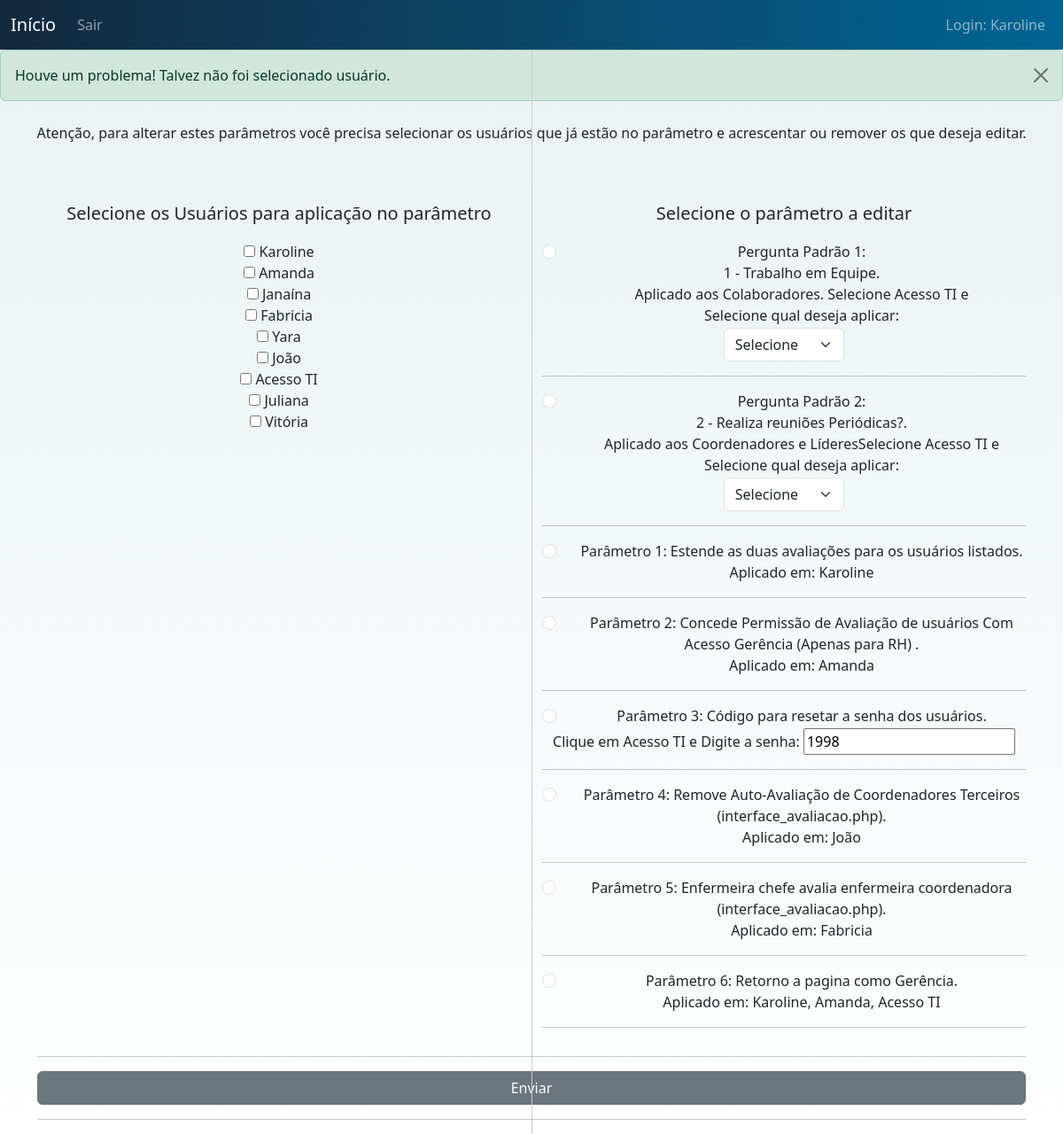
Screenshot of /pages/parametros.php?retorno=1.1 (signed in) with the database file from the repository.
### tables this page shows
CREATE TABLE `usuario` (
  `idusuario` int(11) NOT NULL,
  `nomecompleto` varchar(255) NOT NULL,
  `situacao` int(11) NOT NULL,
  `cargo` varchar(255) NOT NULL,
  `senha` longtext NOT NULL,
  `lider` int(11) NOT NULL,
  `avaliador` int(11) NOT NULL,
  `emancipado` int(11) NOT NULL,
  `setorid` int(11) NOT NULL
);

CREATE TABLE `pergunta` (
  `id` int(11) NOT NULL,
  `pergunta1` varchar(255) DEFAULT NULL,
  `pergunta2` varchar(255) DEFAULT NULL,
  `pergunta3` varchar(255) DEFAULT NULL,
  `pergunta4` varchar(255) DEFAULT NULL,
  `pergunta5` varchar(255) DEFAULT NULL,
  `pergunta6` varchar(255) DEFAULT NULL,
  `pergunta7` varchar(255) DEFAULT NULL,
  `pergunta8` varchar(255) DEFAULT NULL,
  `pergunta9` varchar(255) DEFAULT NULL,
  `pergunta10` varchar(255) DEFAULT NULL
);

CREATE TABLE `delega_acoes` (
  `id` int(11) NOT NULL,
  `pergunta1` int(11) NOT NULL,
  `pergunta2` int(11) NOT NULL,
  `ds_ano_vigente` varchar(255) NOT NULL,
  `ano_vigente` int(255) NOT NULL,
  `ds_gerente` varchar(255) NOT NULL,
  `gerente` varchar(255) DEFAULT NULL,
  `ds_concede` varchar(255) NOT NULL,
  `concede_usuario` varchar(255) DEFAULT NULL,
  `ds_esqueci_senha` varchar(255) NOT NULL,
  `esqueci_senha` int(11) NOT NULL,
  `ds_terceiro` varchar(255) NOT NULL,
  `terceiro` varchar(255) NOT NULL,
  `ds_enfermagem` varchar(255) NOT NULL,
  `enfermagem` varchar(255) NOT NULL,
  `ds_retorno_pagina` varchar(255) NOT NULL,
  `retorno_pagina` varchar(255) NOT NULL
);

### pages/parametros.php (the view, shortened to what this page needs)
<?php require_once('../conexao.php');
if (isset($_SESSION['login']) && $_SESSION['login'] == 1) {
  $id_login = $_SESSION['id'];
  $usu_login_sql = "SELECT * FROM usuario where idusuario = $id_login";
  $usu_login_query = mysqli_query($conexao, $usu_login_sql);
  while ($usu_login_fetch = mysqli_fetch_assoc($usu_login_query)) {
  $usu_login = $usu_login_fetch['nomecompleto'];
  }
?>
<!DOCTYPE html>
<html lang="pt-br">
<head>
  <link href="https://cdn.jsdelivr.net/npm/bootstrap@5.3.1/dist/css/bootstrap.min.css" rel="stylesheet"
>
  <link rel="stylesheet" type="text/css" href="../css/style_login.css">
</head>
<body>
  <div>
    <nav class="navbar navbar-expand-lg bg-body-tertiary bg-dark" data-bs-theme="dark">
      <div class="container-fluid">
      <a class="navbar-brand" href="avaliacoes/avaliacoes_gerencia.php">Início</a>
        <div class="collapse navbar-collapse" id="navbarNavDropdown">
          <ul class="navbar-nav">
            <li class="nav-item">
              <a class="nav-link" href="sair.php">Sair</a>
            </li>
          </ul>
        </div>
        <ul class="navbar-nav text-end">
                <li class="nav-item">
                  <a class="nav-link">Login: <?=$usu_login?></a>
                </li>
              </ul>
      </div>
    </nav>
  </div>
  <div id="alertas">
        <?php if(isset($_GET['retorno'])==true && $_GET['retorno']==1){ ?>
        <div class="alert alert-success alert-dismissible fade show" role="alert">
          <span>Parâmetro Salvo!</span>
          <button type="button" class="btn-close" data-bs-dismiss="alert"></button>
        </div>
        <?php } if(isset($_GET['retorno'])==true && $_GET['retorno']==1.1){ ?>
        <div class="alert alert-success alert-dismissible fade show" role="alert">
          <span>Houve um problema! Talvez não foi selecionado usuário.</span>
          <button type="button" class="btn-close" data-bs-dismiss="alert"></button>
        </div>
        <?php } ?>
  </div>
  <p class="text-center pt-2">Atenção, para alterar estes parâmetros você precisa selecionar os usuários que já estão no parâmetro e acrescentar ou remover os que deseja editar.</p>
  <div class="container text-center">
  <form action="/funcoes/parametros.php" method="post">
  <div class="row">
    <div class="col pt-5">
<p class="fs-5"> Selecione os Usuários para aplicação no parâmetro </p>
<?php
    $usu_sql = "SELECT * FROM usuario where lider in(1,2)";
    $usu_query = mysqli_query($conexao, $usu_sql);
    while ($usu_fetch = mysqli_fetch_assoc($usu_query)) {
        $usu_edt = $usu_fetch['nomecompleto'];
        $id_edt = $usu_fetch['idusuario'];
    $usuarios = [['id' => $id_edt, 'nome' => $usu_edt]];
    foreach ($usuarios as $usuario) {
        echo '<input type="checkbox" name="usu_parametro[]" value="' . $usuario['id'] . '"> ' . $usuario['nome'] . '<br>';
    }
}?>
    </div>
    <div class="col pt-5">
    <p class="fs-5"> Selecione o parâmetro a editar </p>
<?php
$param_sql = "SELECT * FROM delega_acoes";
$param_query = mysqli_query($conexao, $param_sql);
while ($param_fetch = mysqli_fetch_assoc($param_query)) {
    $pergunta1 = $param_fetch['pergunta1'];
    $pergunta2 = $param_fetch['pergunta2'];
    $ds_gerente = $param_fetch['ds_gerente'];
    $gerente = $param_fetch['gerente'];
    $ds_concede = $param_fetch['ds_concede'];
    $concede_usuario = $param_fetch['concede_usuario'];
    $ds_esqueci_senha = $param_fetch['ds_esqueci_senha'];
    $esqueci_senha = $param_fetch['esqueci_senha'];
    $ds_terceiro = $param_fetch['ds_terceiro'];
    $terceiro = $param_fetch['terceiro'];
    $ds_enfermagem = $param_fetch['ds_enfermagem'];
    $enfermagem = $param_fetch['enfermagem'];
    $ds_retorno_pagina = $param_fetch['ds_retorno_pagina'];
    $retorno_pagina = $param_fetch['retorno_pagina'];
}
$param_sql = "SELECT * FROM pergunta where id = $pergunta1";
$param_query = mysqli_query($conexao, $param_sql);
while ($param_fetch = mysqli_fetch_assoc($param_query)) {
  $ds_pergunta1 = $param_fetch['pergunta1'];
  $pergunta1 = $param_fetch['id'];
}
       echo "<div class='form-check'><input class='form-check-input' type='radio' value='7' name='flexRadioDefault' id='flexRadioDefault7'>
             <label class='form-check-label ms-3' for='flexRadioDefault7'>Pergunta Padrão 1: <br> $pergunta1 - $ds_pergunta1. <br> Aplicado aos Colaboradores. Selecione Acesso TI e <br> Selecione qual deseja aplicar:</label></div>";
?>              <div class="d-flex justify-content-evenly" ><select class="form-select w-25" name="pergunta1" id="pergunta1">
                <option value=''>Selecione</option>
              </select></div><hr>
<?php
$param_sql = "SELECT * FROM pergunta where id = $pergunta2";
$param_query = mysqli_query($conexao, $param_sql);
while ($param_fetch = mysqli_fetch_assoc($param_query)) {
  $ds_pergunta2 = $param_fetch['pergunta1'];
  $pergunta2 = $param_fetch['id'];
}
       echo "<div class='form-check'><input class='form-check-input' type='radio' value='8' name='flexRadioDefault' id='flexRadioDefault8'>
             <label class='form-check-label ms-3' for='flexRadioDefault8'>Pergunta Padrão 2: <br> $pergunta2 - $ds_pergunta2. <br> Aplicado aos Coordenadores e LíderesSelecione Acesso TI e <br> Selecione qual deseja aplicar:</label></div>";
?>              <div class="d-flex justify-content-evenly" ><select class="form-select w-25" name="pergunta2" id="pergunta2">
                <option value=''>Selecione</option>
              </select></div><hr>
<?php
$usu_sql = "SELECT * FROM usuario where idusuario in($gerente)";
$usu_query = mysqli_query($conexao, $usu_sql);
$nomes_completos = array();
while ($usu_fetch = mysqli_fetch_assoc($usu_query)) {
    $usu_edt = $usu_fetch['nomecompleto'];
    $nomes_completos[] = $usu_edt;
}
$nomes_concatenados = implode(', ', $nomes_completos);
       echo "<div class='form-check'><input class='form-check-input' type='radio' value='1' name='flexRadioDefault' id='flexRadioDefault1'>
             <label class='form-check-label ms-3' for='flexRadioDefault1'>Parâmetro 1: $ds_gerente. <br> Aplicado em: $nomes_concatenados</label></div><hr>";
$usu_sql = "SELECT * FROM usuario where idusuario in($concede_usuario)";
$usu_query = mysqli_query($conexao, $usu_sql);
$nomes_completos = array();
while ($usu_fetch = mysqli_fetch_assoc($usu_query)) {
    $usu_edt = $usu_fetch['nomecompleto'];
    $nomes_completos[] = $usu_edt;
}
$nomes_concatenados = implode(', ', $nomes_completos);
       echo "<div class='form-check'><input class='form-check-input' type='radio' value='2' name='flexRadioDefault' id='flexRadioDefault2'>
             <label class='form-check-label ms-3' for='flexRadioDefault2'>Parâmetro 2: $ds_concede. <br> Aplicado em: $nomes_concatenados</label></div><hr>";
       echo "<div class='form-check'>
       <input class='form-check-input' type='radio' value='3' name='flexRadioDefault' id='flexRadioDefault3'>
       <label class='form-check-label ms-3' for='flexRadioDefault3'>Parâmetro 3: $ds_esqueci_senha. <br> </label></div>Clique em Acesso TI e Digite a senha: <input type='number' name='codigo' value='$esqueci_senha'><hr>";
$usu_sql = "SELECT * FROM usuario where idusuario in($terceiro)";
$usu_query = mysqli_query($conexao, $usu_sql);
$nomes_completos = array();
while ($usu_fetch = mysqli_fetch_assoc($usu_query)) {
    $usu_edt = $usu_fetch['nomecompleto'];
    $nomes_completos[] = $usu_edt;
}
$nomes_concatenados = implode(', ', $nomes_completos);
       echo "<div class='form-check'><input class='form-check-input' type='radio' value='4' name='flexRadioDefault' id='flexRadioDefault4'>
             <label class='form-check-label ms-3' for='flexRadioDefault4'>Parâmetro 4: $ds_terceiro. <br> Aplicado em: $nomes_concatenados</label></div><hr>";
$usu_sql = "SELECT * FROM usuario where idusuario in($enfermagem)";
$usu_query = mysqli_query($conexao, $usu_sql);
$nomes_completos = array();
while ($usu_fetch = mysqli_fetch_assoc($usu_query)) {
    $usu_edt = $usu_fetch['nomecompleto'];
    $nomes_completos[] = $usu_edt;
}
$nomes_concatenados = implode(', ', $nomes_completos);
       echo "<div class='form-check'><input class='form-check-input' type='radio' value='5' name='flexRadioDefault' id='flexRadioDefault5'>
             <label class='form-check-label ms-3' for='flexRadioDefault5'>Parâmetro 5: $ds_enfermagem. <br> Aplicado em: $nomes_concatenados</label></div><hr>";
$usu_sql = "SELECT * FROM usuario where idusuario in($retorno_pagina)";
$usu_query = mysqli_query($conexao, $usu_sql);
$nomes_completos = array();
while ($usu_fetch = mysqli_fetch_assoc($usu_query)) {
    $usu_edt = $usu_fetch['nomecompleto'];
    $nomes_completos[] = $usu_edt;
}
$nomes_concatenados = implode(', ', $nomes_completos);
       echo "<div class='form-check'><input class='form-check-input' type='radio' value='6' name='flexRadioDefault' id='flexRadioDefault6'>
             <label class='form-check-label ms-3' for='flexRadioDefault6'>Parâmetro 6: $ds_retorno_pagina. <br> Aplicado em: $nomes_concatenados</label></div><hr>";
?>
    </div>
</div>
<hr>
<div class="d-grid gap-2 mt-3">
        <button class="btn btn-secondary" type="submit">Enviar</button>
</div>
<hr>
</form>
</div>
</body>
<?php } else {
  header('Location: login.php');
} ?>

### css/style_login.css (style rules this page uses)
.navbar { background: linear-gradient(to right, #13293D, #006494); }
body { background: linear-gradient(to bottom, #E8F1F2, white); }
.btn { transition: background-color 1s; }

### pages/parametros.php (style rules this page uses)
.navbar { position: relative; z-index: 2; }

### rows the page displays
usuario: nomecompleto "Karoline"
usuario: nomecompleto "Amanda"
usuario: nomecompleto "Janaína"
usuario: nomecompleto "Fabricia"
usuario: nomecompleto "Yara"
usuario: nomecompleto "João"
usuario: nomecompleto "Acesso TI"
usuario: nomecompleto "Juliana"
usuario: nomecompleto "Vitória"
pergunta: id "1", pergunta1 "Trabalho em Equipe"
pergunta: id "2", pergunta1 "Realiza reuniões Periódicas?"
delega_acoes: ds_gerente "Estende as duas avaliações para os usuários listados", ds_concede "Concede Permissão de Avaliação de usuários Com Acesso Gerência (Apenas para RH)", ds_esqueci_senha "Código para resetar a senha dos usuários", codigo "1998", ds_terceiro "Remove Auto-Avaliação de Coordenadores Terceiros (interface_avaliacao.php)", ds_enfermagem "Enfermeira chefe avalia enfermeira coordenadora (interface_avaliacao.php)", ds_retorno_pagina "Retorno a pagina como Gerência"

### other values shown
$nomes_concatenados "Karoline"
$nomes_concatenados "Amanda"
$nomes_concatenados "João"
$nomes_concatenados "Fabricia"
$nomes_concatenados "Karoline, Amanda, Acesso TI"
